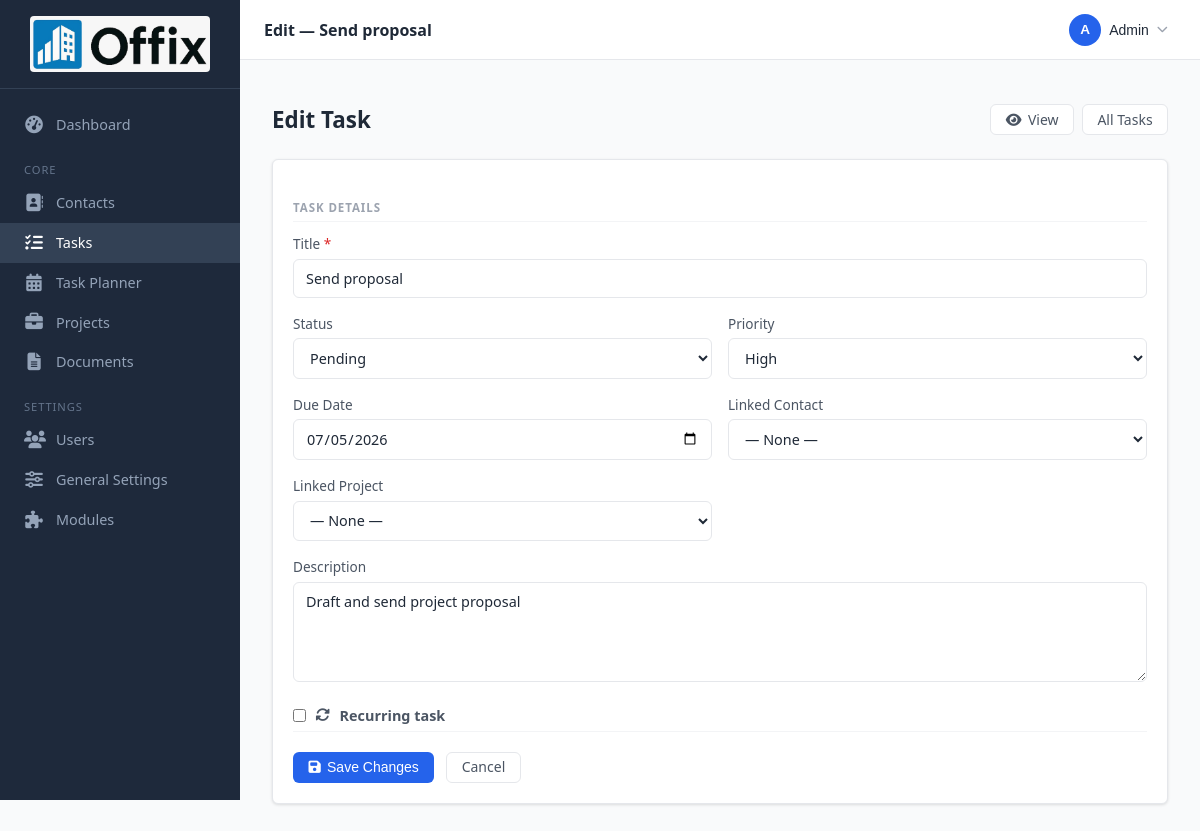
The app's page /tasks/5/edit (signed in) with its own data.
### tables this page shows
CREATE TABLE `tasks` (
  `id` int(10) unsigned NOT NULL AUTO_INCREMENT,
  `title` varchar(255) NOT NULL,
  `description` text DEFAULT NULL,
  `due_date` date DEFAULT NULL,
  `status` enum('pending','in_progress','done') NOT NULL DEFAULT 'pending',
  `priority` enum('low','medium','high') NOT NULL DEFAULT 'medium',
  `contact_id` int(10) unsigned DEFAULT NULL,
  `project_id` int(10) unsigned DEFAULT NULL,
  `is_recurring` tinyint(1) NOT NULL DEFAULT 0,
  `recurrence_type` enum('daily','weekly','monthly','yearly') DEFAULT NULL,
  `recurrence_interval` int(10) unsigned NOT NULL DEFAULT 1,
  `recurrence_end_date` date DEFAULT NULL,
  `parent_task_id` int(10) unsigned DEFAULT NULL,
  `created_at` timestamp NOT NULL DEFAULT current_timestamp(),
  `updated_at` timestamp NOT NULL DEFAULT current_timestamp() ON UPDATE current_timestamp(),
  PRIMARY KEY (`id`),
  KEY `fk_tasks_contact` (`contact_id`),
  KEY `fk_tasks_project` (`project_id`),
  CONSTRAINT `fk_tasks_contact` FOREIGN KEY (`contact_id`) REFERENCES `contacts` (`id`) ON DELETE SET NULL ON UPDATE CASCADE,
  CONSTRAINT `fk_tasks_project` FOREIGN KEY (`project_id`) REFERENCES `projects` (`id`) ON DELETE SET NULL ON UPDATE CASCADE
);

### app/controllers/TaskController.php (called while the page is built, shortened)
<?php
class TaskController extends Controller
{
    private Task  $model;
    private array $statuses   = ['pending', 'in_progress', 'done'];
    private array $priorities = ['low', 'medium', 'high'];
    private array $recurrenceTypes = ['daily', 'weekly', 'monthly', 'yearly'];
    public function __construct()
    {
        $this->model = new Task();
    }
    public function edit(string $id): void
    {
        $task = $this->model->find((int) $id);
        $this->render('tasks.edit', [
            'pageTitle'       => 'Edit — ' . $task['title'],
            'task'            => $task,
            'contacts'        => (new Contact())->all(),
            'projects'        => (new Project())->all(),
            'statuses'        => $this->statuses,
            'priorities'      => $this->priorities,
            'recurrenceTypes' => $this->recurrenceTypes,
            'errors'          => [],
        ]);
    }
}

### public/index.php (called while the page is built, shortened)
<?php
spl_autoload_register(function (string $class): void {
    $prefixMap = [
        'App\\Core\\'                => APP_PATH . '/core/',
        'App\\Controllers\\'         => APP_PATH . '/controllers/',
        'App\\Models\\'              => APP_PATH . '/models/',
        'App\\Modules\\Invoicing\\'  => ROOT_PATH . '/app/modules/invoicing/',
        'App\\Modules\\ItPlanning\\' => ROOT_PATH . '/app/modules/it_planning/',
    ];
    foreach ($prefixMap as $prefix => $baseDir) {
        if (str_starts_with($class, $prefix)) {
            $file = $baseDir . str_replace('\\', '/', substr($class, strlen($prefix))) . '.php';
            return;
        }
    }
});
$router = new Router();
$router->dispatch($_SERVER['REQUEST_METHOD'], $_SERVER['REQUEST_URI']);

### app/core/Database.php (called while the page is built, shortened)
<?php
class Database
{
    private static ?PDO $instance = null;
    public static function getInstance(): PDO
    {
        if (self::$instance === null) {
            $config = require ROOT_PATH . '/config/database.php';
            $dsn = "mysql:host={$config['host']};dbname={$config['dbname']};charset={$config['charset']}";
            try {
                self::$instance = new PDO($dsn, $config['username'], $config['password'], [
                    PDO::ATTR_ERRMODE            => PDO::ERRMODE_EXCEPTION,
                    PDO::ATTR_DEFAULT_FETCH_MODE => PDO::FETCH_ASSOC,
                    PDO::ATTR_EMULATE_PREPARES   => false,
                ]);
            } catch (PDOException $e) {
                error_log('DB connection failed: ' . $e->getMessage());
                die('Database connection error. Please check your configuration.');
            }
        }
        return self::$instance;
    }
}

### app/core/Model.php (called while the page is built, shortened)
<?php
abstract class Model
{
    protected PDO $db;
    public function __construct()
    {
        $this->db = Database::getInstance();
    }
    protected function queryOne(string $sql, array $params = []): ?array
    {
        $stmt = $this->db->prepare($sql);
        $stmt->execute($params);
        $row = $stmt->fetch();
        return $row !== false ? $row : null;
    }
}

### app/models/Task.php (called while the page is built, shortened)
<?php
class Task extends Model
{
    private string $table = 'tasks';
    public function find(int $id): ?array
    {
        return $this->queryOne(
            "SELECT t.*,
                    c.name AS contact_name,
                    p.name AS project_name
             FROM   {$this->table} t
             LEFT JOIN contacts c ON c.id = t.contact_id
             LEFT JOIN projects p ON p.id = t.project_id
             WHERE  t.id = ?",
            [$id]
        );
    }
}

### app/views/tasks/edit.php (the view, shortened to what this page needs)
<?php
$isRecurring = !empty($task['is_recurring']);
?>
<div class="page-header">
    <h1 class="page-title">Edit Task</h1>
    <div style="display:flex; gap:.5rem;">
        <a href="/tasks/<?= $task['id'] ?>" class="btn btn-secondary"><i class="fa-solid fa-eye"></i> View</a>
        <a href="/tasks" class="btn btn-secondary">All Tasks</a>
    </div>
</div>
<div class="card">
    <div class="card-body">
        <form method="POST" action="/tasks/<?= $task['id'] ?>/update" novalidate>
            <div class="form-section-label">Task Details</div>
            <div class="form-grid">
                <div class="form-group full">
                    <label for="title">Title <span style="color:var(--danger)">*</span></label>
                    <input type="text" id="title" name="title"
                           value="<?= htmlspecialchars($task['title']) ?>" required maxlength="255">
                </div>
                <div class="form-group">
                    <label for="status">Status</label>
                    <select id="status" name="status">
                        <?php foreach ($statuses as $s): ?>
                            <option value="<?= $s ?>" <?= $task['status'] === $s ? 'selected' : '' ?>>
                                <?= ucfirst(str_replace('_', ' ', $s)) ?>
                            </option>
                        <?php endforeach; ?>
                    </select>
                </div>
                <div class="form-group">
                    <label for="priority">Priority</label>
                    <select id="priority" name="priority">
                        <?php foreach ($priorities as $p): ?>
                            <option value="<?= $p ?>" <?= $task['priority'] === $p ? 'selected' : '' ?>>
                                <?= ucfirst($p) ?>
                            </option>
                        <?php endforeach; ?>
                    </select>
                </div>
                <div class="form-group">
                    <label for="due_date">Due Date</label>
                    <input type="date" id="due_date" name="due_date"
                           value="<?= htmlspecialchars($task['due_date'] ?? '') ?>">
                </div>
                <div class="form-group">
                    <label for="contact_id">Linked Contact</label>
                    <select id="contact_id" name="contact_id">
                        <option value="">— None —</option>
                    </select>
                </div>
                <div class="form-group">
                    <label for="project_id">Linked Project</label>
                    <select id="project_id" name="project_id">
                        <option value="">— None —</option>
                    </select>
                </div>
                <div class="form-group full">
                    <label for="description">Description</label>
                    <textarea id="description" name="description" rows="3"><?= htmlspecialchars($task['description'] ?? '') ?></textarea>
                </div>
            </div>
            <div class="form-section-label" style="margin-top:1.5rem;">
                <label style="display:flex; align-items:center; gap:.6rem; cursor:pointer; text-transform:none; letter-spacing:0; font-size:.9rem; font-weight:600; color:var(--gray-600);">
                    <input type="checkbox" id="is_recurring" name="is_recurring" value="1"
                           <?= $isRecurring ? 'checked' : '' ?>
                           onchange="document.getElementById('recurrence-panel').style.display = this.checked ? 'block' : 'none'">
                    <i class="fa-solid fa-rotate"></i> Recurring task
                </label>
            </div>
            <div class="form-actions">
                <button type="submit" class="btn btn-primary">
                    <i class="fa-solid fa-floppy-disk"></i> Save Changes
                </button>
                <a href="/tasks/<?= $task['id'] ?>" class="btn btn-secondary">Cancel</a>
            </div>
        </form>
    </div>
</div>

### app/core/Router.php (shortened to what this page needs)
<?php
class Router
{
    private array $routes = [];
    private function addRoute(string $method, string $pattern, string|callable $handler, string $action): void
    {
        $this->routes[] = [
            'method'  => $method,
            'pattern' => $pattern,
            'handler' => $handler,
            'action'  => $action,
        ];
    }
    public function dispatch(string $method, string $uri): void
    {
        $uri = strtok($uri, '?');
        $uri = '/' . trim($uri, '/');
        foreach ($this->routes as $route) {
            if ($route['method'] !== strtoupper($method)) continue;
            $params = [];
            if ($this->matches($route['pattern'], $uri, $params)) {
                $this->call($route['handler'], $route['action'], $params);
                return;
            }
        }
    }
    private function matches(string $pattern, string $uri, array &$params): bool
    {
        $regex = preg_replace('/\{([a-zA-Z_]+)\}/', '(?P<$1>[^/]+)', $pattern);
        $regex = '#^' . $regex . '$#';
        if (preg_match($regex, $uri, $matches)) {
            return true;
        }
        return false;
    }
    private function call(string|callable $handler, string $action, array $params): void
    {
        $controller = new $handler();
        call_user_func_array([$controller, $action], $params);
    }
}

### public/css/app.css (style rules this page uses)
*, *::before, *::after { box-sizing: border-box; margin: 0; padding: 0; }
:root { --brand: #2563eb; --brand-dark: #1d4ed8; --brand-light: #eff6ff; --success: #16a34a; --warning: #ca8a04; --danger: #dc2626; --gray-50: #f9fafb; --gray-100: #f3f4f6; --gray-200: #e5e7eb; --gray-400: #9ca3af; --gray-600: #4b5563; --gray-800: #1f2937; --sidebar-w: 240px; --header-h: 60px; --radius: 6px; --shadow: 0 1px 3px rgba(0,0,0,.12); --font: 'Segoe UI', system-ui, sans-serif; }
html { font-size: 16px; }
body { font-family: var(--font); color: var(--gray-800); background: var(--gray-50); min-height: 100vh; display: flex; }
a { color: var(--brand); text-decoration: none; }
.page-header { display: flex; align-items: center; justify-content: space-between; margin-bottom: 1.5rem; flex-wrap: wrap; gap: .75rem; }
.page-title { font-size: 1.4rem; font-weight: 700; color: var(--gray-800); }
.card { background: #fff; border-radius: var(--radius); border: 1px solid var(--gray-200); box-shadow: var(--shadow); overflow: hidden; }
.card-body { padding: 1.25rem; }
.btn { display: inline-flex; align-items: center; gap: .4rem; padding: .45rem .9rem; border-radius: var(--radius); font-size: .875rem; font-weight: 500; cursor: pointer; border: 1px solid transparent; transition: background .15s, border-color .15s, color .15s; text-decoration: none; line-height: 1; }
.btn-primary { background: var(--brand); color: #fff; }
.btn-secondary { background: #fff; color: var(--gray-600); border-color: var(--gray-200); }
.form-grid { display: grid; grid-template-columns: repeat(auto-fill, minmax(280px, 1fr)); gap: 1rem; }
.form-group { display: flex; flex-direction: column; gap: .35rem; }
.form-group.full { grid-column: 1 / -1; }
label { font-size: .85rem; font-weight: 500; color: var(--gray-600); }
input[type="text"], input[type="email"], input[type="tel"], input[type="date"], input[type="number"], input[type="search"], select, textarea { width: 100%; padding: .55rem .75rem; border: 1px solid var(--gray-200); border-radius: var(--radius); font-family: var(--font); font-size: .9rem; color: var(--gray-800); background: #fff; transition: border-color .15s, box-shadow .15s; }
textarea { resize: vertical; min-height: 100px; }
.form-actions { display: flex; gap: .75rem; margin-top: 1.25rem; flex-wrap: wrap; }
.form-section-label { font-size: .72rem; font-weight: 700; text-transform: uppercase; letter-spacing: .08em; color: var(--gray-400); border-bottom: 1px solid var(--gray-100); padding-bottom: .4rem; margin: 1.25rem 0 .75rem; }

### records on screen
tasks: title "Send proposal", status "Pending", priority "High", due_date "07/05/2026", description "Draft and send project proposal"
